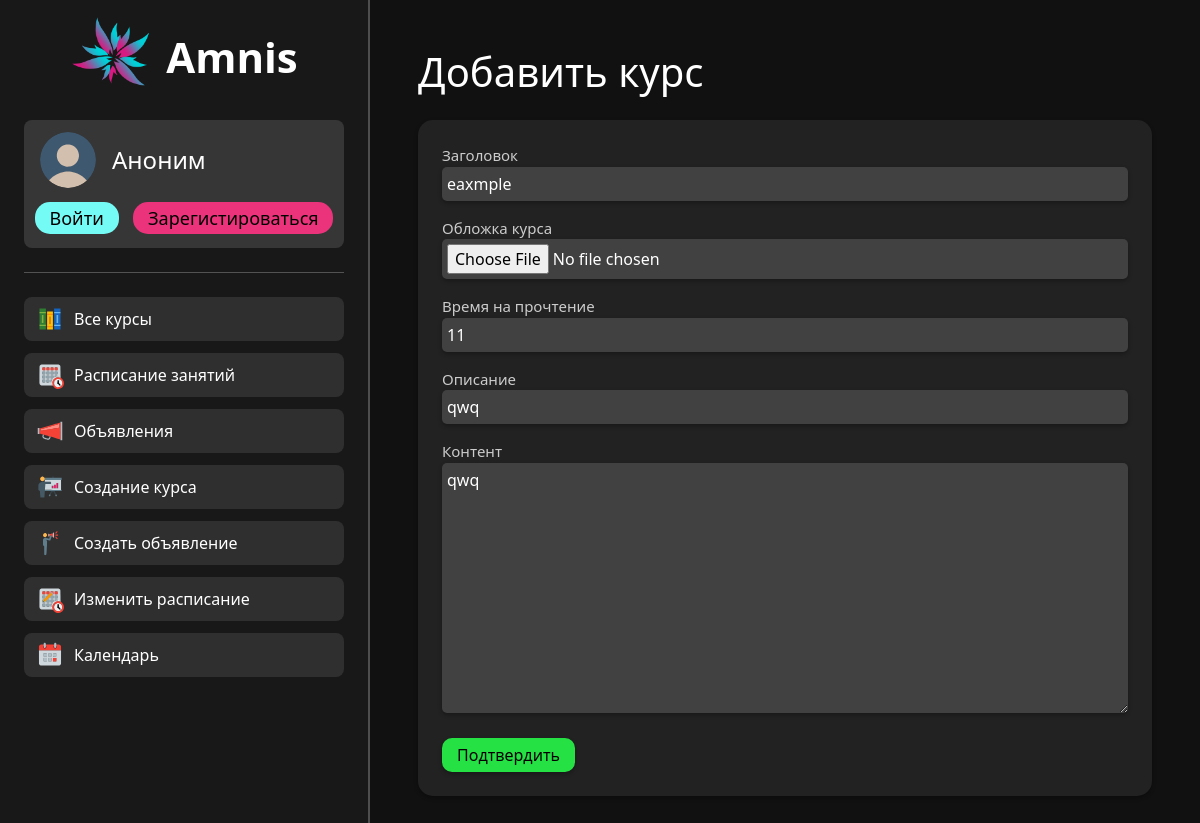
/course/course_change/update/1, run on the app's committed database.
### main/models.py (models this page shows, shortened)
class Course(models.Model):
    title = models.CharField('Title', max_length=250)
    course_image = models.ImageField('Course image', upload_to="photo_files", null=True, blank=True)
    author_id = models.ForeignKey(User, blank=True, on_delete=models.CASCADE)
    date = models.DateField('Date', blank=True, default=datetime.date(1, 1, 1))
    time_to_read = models.CharField('Time to read', max_length=50)
    description = models.CharField('Description', max_length=500)
    content = models.TextField('Content')
    class Meta:
        verbose_name = "Course"
        verbose_name_plural = "Courses"

### main/views.py (the view, shortened to what this page needs)
# urls.py: path('course/course_change/<command>/<int:course_id>', views.course_change_view, name='course_change'),
def course_change_view(request, command, course_id):
    course_form = CourseForm()
    role = get_role(request.user)
    ava = get_ava(request.user)
    error = ''
    if command == 'update':
        updated_course = Course.objects.filter(id=course_id)[0]
        course_form = CourseForm(instance=updated_course)
    if command == 'delete':
        Course.objects.filter(id=course_id).delete()
        return redirect('all_courses')
    return render(request, 'main/course_change.html', {'course_form': course_form, 'error': error, 'role': role, 'ava': ava})

### main/views.py (called while the page is built, shortened)
def get_role(user):
    template = ""
    return template

def get_ava(user):
    if user.is_authenticated:
        profiles_ava = ProfileInfo.objects.filter(login=user).get().avatar
        return profiles_ava
    else:
        return ""

### main/templates/main/course_change.html (shortened to what this page needs)
{% load static %}
<!doctype html>
<html lang="en">
<head>
    <link rel="stylesheet" href="https://cdn.jsdelivr.net/npm/bootstrap@5.2.3/dist/css/bootstrap.min.css">
    <link rel="stylesheet" href="https://cdn.jsdelivr.net/npm/bootstrap-icons@1.10.2/font/bootstrap-icons.css">
    <link rel="stylesheet" href="{% static 'main/css/common.css'%}">
    <link rel="stylesheet" href="{% static 'main/css/course_change.css'%}">
</head>
<body>
    {% include 'main/navigation.html' %}
    <div class="aside_container">
        <h1 class="course_change_body_title course_change_body__course_change_body_title">Добавить курс</h1>
        <form class="course_change_body" method="post" enctype="multipart/form-data">
            <div class="common_form common_form_modifier">
                <p class="common_form_name common_form__common_form_name">Заголовок</p>
                {{ course_form.title }}
                <p class="common_form_name common_form__common_form_name">Обложка курса</p>
                {{ course_form.course_image }}
                <p class="common_form_name common_form__common_form_name">Время на прочтение</p>
                {{ course_form.time_to_read }}
                <p class="common_form_name common_form__common_form_name">Описание</p>
                {{ course_form.description }}
                <div class="ckeditor_container">
                    <p class="common_form_name common_form__common_form_name">Контент</p>
                    {{ course_form.content }}
                </div>
                <div class="submit_button_container course_change_body__submit_button_container">
                    <button class="button1 button1_padding green-button course_change_form_button1"
                            type="submit">Подтвердить</button>
                </div>
            </div>
        </form>
    </div>
</body>
</html>

### main/static/main/css/common.css (style rules this page uses)
:root { --white-color: #ffffff; --white-color-hover: #dddddd; --white-color-active: #aaaaaa; --add-green-color: #26e144; --add-green-color-hover: #23cc3f; --add-green-color-active: #1eb337; --cyan-color: #75fbf6; --cyan-color-hover: #02e3dc; --cyan-color-active: #00bfb9; --blue-color: #4cc2ff; --blue-color-hover: #68cafc; --blue-color-active: #38ade8; --magenta-color: #ea337b; --magenta-color-hover: #cc2d6d; --magenta-color-active: #b3275f; --dark-white9-color: #999999; --darkgrey2-color: #222222; --darkgrey-color: #333333; --darkgrey-color-hover: #2b2b2b; --semi-darkgrey-color: #414141; --dark-cyan-color: #173f4c; --reference_color: #75b6e7; --error-red-color: #ff5757; }
html, body { padding: 0; margin: 0; width: 100%; height: 100%; background-color:#111111; color: white; }
.green-button { background-color: var(--add-green-color); }
.button1 { padding: 5px 80px 5px 80px; border-radius: 10px; cursor: pointer; color: black; text-decoration: none; border-style: none; box-shadow: 0px 2px 4px rgba(0, 0, 0, 0.3); }
.common_form { color: white; display: flex; flex-direction: column; align-items: center; background-color: var(--darkgrey2-color); padding: 25px; border-radius: 15px; box-shadow: 0px 2px 4px rgba(0, 0, 0, 0.3); }
.common_form_input_field { color: white; background-color: var(--semi-darkgrey-color); border-radius: 5px; border-style: none; padding: 5px 5px 5px 5px; box-shadow: 0px 2px 4px rgba(0, 0, 0, 0.3); }
.common_form__common_form_name { margin-top: 15px; margin-bottom: 3px; }
.common_form_name { color: #cccccc; font-size: 15px; }
.aside_container { margin-left: var(--navigation-offset); padding: 48px; }

### main/static/main/css/course_change.css (style rules this page uses)
html, body { padding: 0; margin: 0; width: 100%; height: 100%; background-color:#111111; color: white; }
.course_change_body { display: flex; flex-direction: column; }
.common_form_modifier { padding: 24px; }
.common_form { align-items: flex-start; }
.course_change_body_title { margin-bottom: 24px; }
.common_form_name { margin: 0; }
.common_form_name ~ .common_form_name { margin-top: 16px; }
.common_form input, .common_form textarea { width: 100%; }
.ckeditor_container { display: flex; align-items: left; flex-direction: column; margin-top: 16px; width: 100%; }
.submit_button_container { display: flex; justify-content: left; }
.course_change_form_button1 { padding-left: 15px; padding-right: 15px; }
.course_change_body__submit_button_container { margin-top: 15px; }

### main/static/main/css/navigation.css (style rules this page uses)
:root { --navigation-width: 320px; --horizontal-padding: 24px; --border-width: 2px; --navigation-offset: calc(var(--navigation-width) + 2*var(--horizontal-padding) + var(--border-width)); }

### data on the page
Course: title "eaxmple", time_to_read "11", description "qwq", content "qwq"
